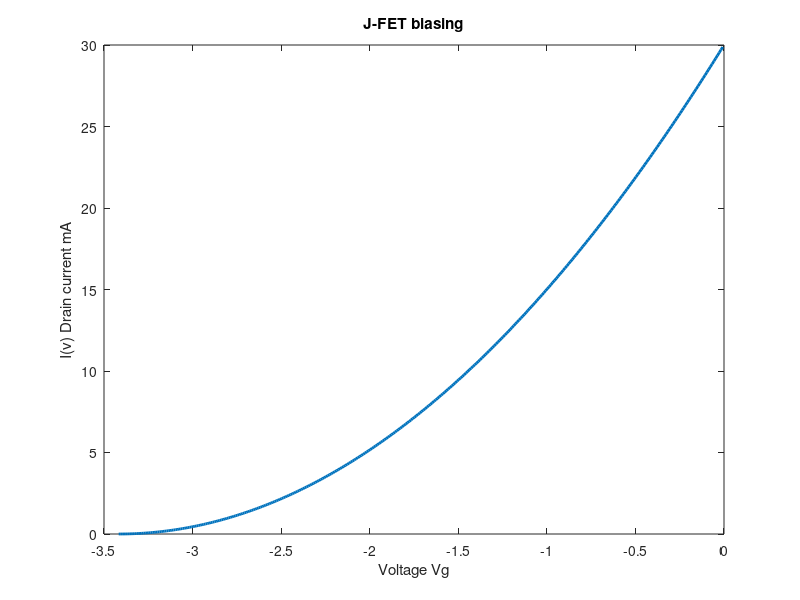

Write the MATLAB code that produced this figure. (Note: this script raises an error after producing the figure.)
% j-fet simulations and calculations.
% from http://www.qrp.pops.net/fetbias.asp

Vp = -3.417 ; % volt (negative for N channel)
Idss = 30; % milliamperes
Id = 2 ;% selected bias point mA


V = Vp:0.01:0;

a = V/Vp;
I = Idss * (1-a).^2;

figure(1);
plot(V,I,'linewidth',2);
xlabel('Voltage Vg');
ylabel('I(v) Drain current mA');
title('J-FET biasing');
xkcdify(gca)
Ida = Id *10^-3;
Idssa = Idss *10^-3;

Rs = Vp/Ida*(sqrt(Ida/Idssa)-1)

[x,y] = min(abs(I-Id)); % creative approach to finding Vgs and its point in the vector
Vgs = V(y);

Gm = 2*(Idssa/Vp)*(1-(Vgs/Vp))

%plot Gm with different Vgs
Gma = 2.*(Idssa./Vp).*(1-(V./Vp));
figure(2);
plot(V,Gma,'linewidth',2);
xlabel('Voltage Vgs');
ylabel('Gm (Siemens)');
title('J-FET transconductance');
xkcdify(gca)
